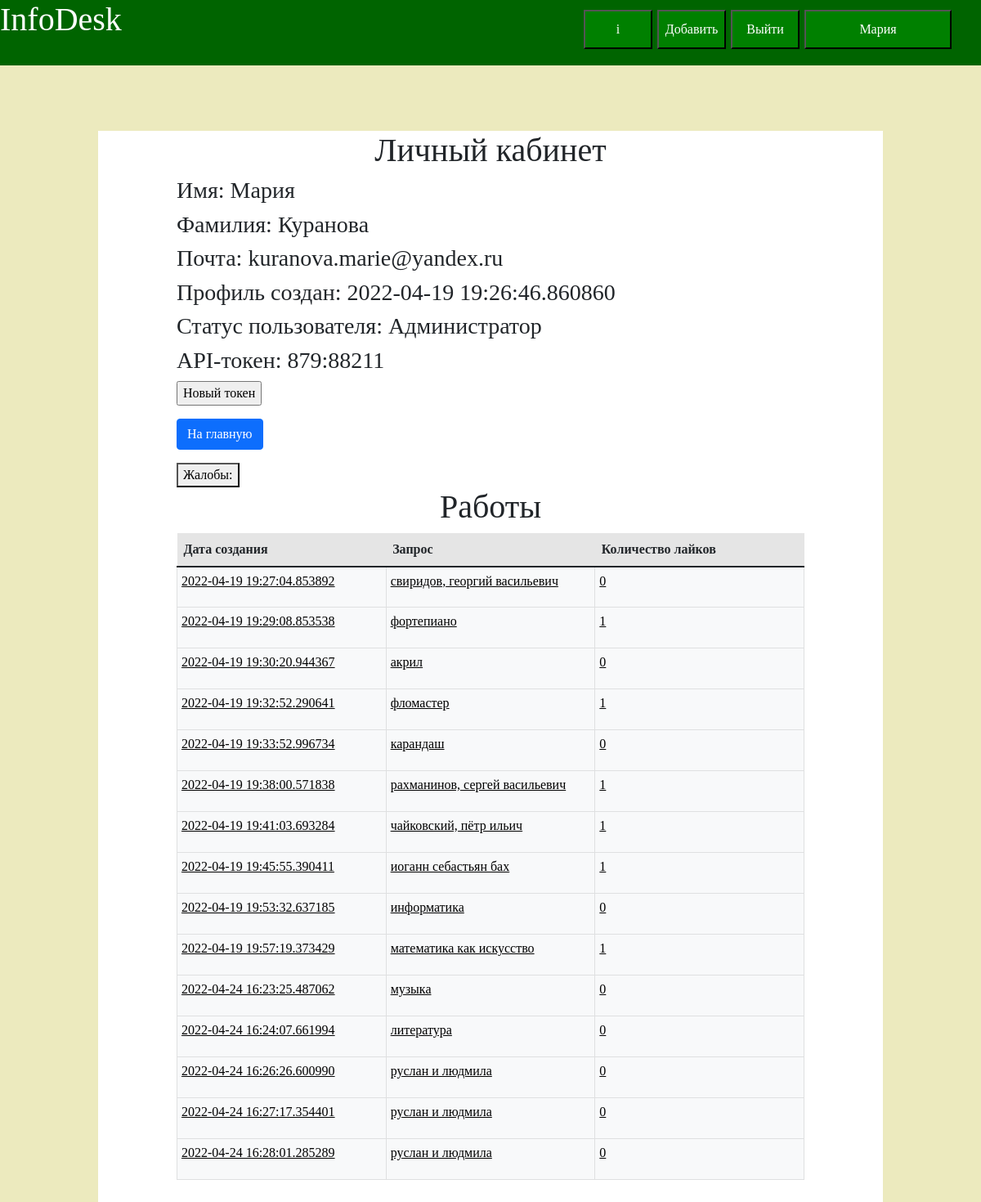
Screenshot of /my-office (signed in) with the database file from the repository.
### data/users.py (models this page shows, shortened)
class User(SqlAlchemyBase, UserMixin, SerializerMixin):
    __tablename__ = 'users'
    id = sqlalchemy.Column(sqlalchemy.Integer,
                           primary_key=True, autoincrement=True)
    surname = sqlalchemy.Column(sqlalchemy.String, nullable=False)
    name = sqlalchemy.Column(sqlalchemy.String, nullable=False)
    points = sqlalchemy.Column(sqlalchemy.Integer, default=0)
    email = sqlalchemy.Column(sqlalchemy.String, unique=True, nullable=False, index=True)
    __hashed_password = sqlalchemy.Column(sqlalchemy.String, nullable=False)
    modified_date = sqlalchemy.Column(sqlalchemy.DateTime,
                                      default=datetime.datetime.now)
    type_of_user = sqlalchemy.Column(sqlalchemy.Integer, default=0)
    information = orm.relation("Information", back_populates='user')
    comments = orm.relation("Comment", back_populates='user')
    queries = orm.relation('OldQueries', back_populates='user')
    tokens = orm.relation('APIToken', back_populates='user')
    def get_user_information(self) -> dict:
        return {
            'name': self.name,
            'surname': self.surname,
            'points': self.points,
            'user_email': self.email,
            'modified_date': self.modified_date,
            'type': self.type_of_user
            }

### data/api_token.py (models this page shows, shortened)
class APIToken(SqlAlchemyBase):
    __tablename__ = 'api_token'
    id = sqlalchemy.Column(sqlalchemy.Integer, primary_key=True, autoincrement=True)
    token = sqlalchemy.Column(sqlalchemy.String, unique=True)
    user_id = sqlalchemy.Column(sqlalchemy.Integer, sqlalchemy.ForeignKey('users.id'), nullable=False)
    is_blocked = sqlalchemy.Column(sqlalchemy.Boolean, default=False)
    user = orm.relation("User")

### data/information.py (models this page shows, shortened)
class Information(SqlAlchemyBase):
    __tablename__ = 'information'
    id = sqlalchemy.Column(sqlalchemy.Integer,
                           primary_key=True, autoincrement=True)
    folder = sqlalchemy.Column(sqlalchemy.String)  # , nullable=False) - Пока информация сохраняется в файл,
    user_id = sqlalchemy.Column(sqlalchemy.Integer, sqlalchemy.ForeignKey('users.id'), nullable=False)
    points = sqlalchemy.Column(sqlalchemy.Integer, default=0)
    modified_date = sqlalchemy.Column(sqlalchemy.DateTime,
                                      default=datetime.datetime.now)
    is_blocked = sqlalchemy.Column(sqlalchemy.Boolean, default=False, nullable=False)
    user = orm.relation("User", back_populates='information')
    comments = orm.relation('Comment', back_populates='information')
    all_words = orm.relation('InformationByWord', back_populates='information')
    def get_text_information(self) -> str:
        if self.is_blocked:
            return 'Данная информация заблокирована оператором, тк она содержит нежелательный контент'
        with open(f"./templates/{self.folder[2:]}", 'r', encoding='utf-8') as file:
            text = file.read().strip()
        text = text.strip('{% extends "get_information.'
                          'html" %}').strip().strip('{% block content_1 %}').strip('{% endblock %}')
        return text
    def get_main_word(self):
        try:
            word = self.all_words[0].word.word
            return word
        except IndexError as e:
            self.is_blocked = True
            logger.log(id=self.id, error=e)
            return
    def get_information(self):
        return {'user_name': self.user.name, 'user_surname': self.user.surname,
                'modified_date': self.modified_date, 'points': self.points,
                'number_of_comments': len(self.comments),
                'main_word': self.get_main_word(),
                'error': self.is_blocked,
                'address': address_created(self.id), 'text': self.get_text_information()}

### data/words.py (models this page shows, shortened)
class Word(SqlAlchemyBase):
    __tablename__ = 'words'
    id = sqlalchemy.Column(sqlalchemy.Integer, primary_key=True, autoincrement=True)
    word = sqlalchemy.Column(sqlalchemy.String, nullable=False, unique=True)
    all_information = orm.relation("InformationByWord", back_populates='word')

### main.py (the view)
@app.route('/my-office', methods=["POST", "GET"])
def office():
    db = db_session.create_session()
    current_user = flask_login.current_user
    if not current_user.is_authenticated:
        db.close()
        return redirect('/login')
    form = NewTokenForm()
    old_token = db.query(APIToken).filter(APIToken.is_blocked == False,
                                          APIToken.user_id == current_user.id)  # current_user.id)[0]
    if len(list(old_token)) == 0:
        old_token = add_token(db, current_user.id)
    else:
        old_token = old_token[0]
    if form.is_submitted():
        old_token.is_blocked = True
        db.commit()
        api_token = add_token(db, current_user.id)
        db.close()
        return redirect('/my-office')
    info = [i.get_information() for i in db.query(Information).filter(Information.user_id == current_user.id)]
    token = old_token.token
    user_information = current_user.get_user_information()
    db.close()
    return render_template('private_office.html', **user_information,
                           token=token, form=form, inf=info)

### forms/new_token.py
class NewTokenForm(FlaskForm):
    submit = SubmitField('Новый токен')

### data/db_session.py (called while the page is built)
def create_session() -> Session:
    global __factory
    return __factory()

### func/address_created.py (called while the page is built)
def address_created(object_id):
    one = randint(100, 999)
    return str(object_id) + str(one)  # такой вариант оказался удобнее для декодировки

### main.py (called while the page is built)
@login_manager.user_loader
def load_user(user_id):
    db_sess = db_session.create_session()
    return db_sess.query(User).get(user_id)

### templates/private_office.html (shortened to what this page needs)
{% extends "headline.html" %}
{% block content %}
<html lang="en">
<head>
</head>
<body>
<div class="content_block" style="font-family: 'Lobster', cursive;">
    <div style="left: 10%; right: 10%; position: absolute;">
    <center><h1>Личный кабинет</h1></center>
    <h3>Имя: {{ name }}</h3>
    <h3>Фамилия: {{ surname }}</h3>
    <h3>Почта: {{ user_email }}</h3>
    <h3>Профиль создан: {{ modified_date }}</h3>
    {% if type == 0 %}
    <h3>Статус пользователя: Базовый</h3>
    {% elif type == 1 %}
    <h3>Статус пользователя: Модератор</h3>
    {% else %}
    <h3>Статус пользователя: Администратор</h3>
    {% endif %}
    <h3>API-токен: {{ token }}</h3>
    <form action="" method="post">
        <p style="width: 20%; height: 10%;">{{ form.submit(type="submit", class="btn btn-primary", class="border-color: greenyellow;") }}</p>
        <p><a class="btn btn-primary " href="/">На главную</a></p>
    </form>
        {% if type == 2 %}
        <a href="/complaints"><button>Жалобы: {{ count }}</button></a>
        {% endif %}
    <center><h1>Работы</h1></center>
    <table class="table">
          <thead>
            <tr class="table-active">
              <th scope="col">Дата создания</th>
              <th scope="col">Запрос</th>
                <th scope="col">Количество лайков</th>
            </tr>
          </thead>
          <tbody>
        {% for i in inf %}
            <tr>
                <td class="table-light"><a style="position: absolute;
        left: 0; right: 0;
        top: 0; bottom: 0;
        padding: 5px;
        color: black;" href="information/{{ i['address'] }}">{{ i["modified_date"] }}</a></td>
                {% if i["error"] %}
                <td class="table-light"><a style="position: absolute;
        left: 0; right: 0;
        top: 0; bottom: 0;
        padding: 5px;
        color: black;" href="information/{{ i['address'] }}">Данная информация заблокирована</a></td>
                {% else %}
                <td class="table-light"><a style="position: absolute;
        left: 0; right: 0;
        top: 0; bottom: 0;
        padding: 5px;
        color: black;" href="information/{{ i['address'] }}">{{ i["main_word"] }}</a></td>
                {% endif %}
                <td class="table-light"><a style="position: absolute;
        left: 0; right: 0;
        top: 0; bottom: 0;
        padding: 5px;
        color: black;" href="information/{{ i['address'] }}">{{ i["points"] }}</a></td>
            </tr>
        {% endfor %}
          </tbody>
        </table>
</body>
</html>{% endblock %}

### templates/headline.html (shortened to what this page needs)
<!DOCTYPE html>
<html lang="ru">
<head>
    <link rel="stylesheet"
          href="../static/css/bootstrap.min.css">
    <link href="../static/fonts/Lobster-Regular.ttf" rel="stylesheet">
    <link href="../static/css/styles.css" rel="stylesheet">
</head>
<body>
<div class="block">
    <a style="text-decoration: none" href="/">
        <div><h1 style="color: white" class="font_block_lobster">InfoDesk</h1></div>
    </a>
    {% if current_user.is_authenticated %}
    <a href="/my-office"><button class="register_button" style="color: white">{{ current_user.name }}</button></a>
    <a href="/logout"><button class="login_block_button" style="color: white">Выйти</button></a>
    <a href="/add-new/Новая"><button class="login_block_button" style="left: 67%; color: white;">Добавить</button></a>
    <a href="/site"><button class="login_block_button" style="color: white; wight: 50px; left: 59.5%;">i</button></a>
    {% endif %}
</div>
<main role="main" class="container">
    {% block content %}{% endblock %}
</main>
</body>
</html>

### static/css/styles.css (style rules this page uses)
.block { position: fixed; width: 100%; height: 80px; background-color: #006400; z-index: 6; }
.content_block { position: absolute; height: 150%; z-index: 2; left: 10%; right: 10%; bottom: 10%; top: 160px; background-color: white; }
.font_block_lobster { font-family: 'Lobster', cursive; }
.login_block_button { font-family: 'Lobster', cursive; position: absolute; width: 7%; height: 60%; background-color: #008000; left: 74.5%; top: 15%; }
.register_button { font-family: 'Lobster', cursive; position: absolute; width: 15%; height: 60%; background-color: #008000; left: 82%; top: 15%; }

### templates/private_office.html (style rules this page uses)
table { table-layout: fixed; width: 100%; }
td { border: 1px solid #333; padding: 5px; position: relative; height: 50px; }

### rows the page displays
User: name "Мария", surname "Куранова", email "kuranova.marie@yandex.ru", modified_date "2022-04-19 19:26:46.860860"
APIToken: token "879:88211"
Information: modified_date "2022-04-19 19:27:04.853892"
Word: main_word "свиридов, георгий васильевич"
Information: modified_date "2022-04-19 19:29:08.853538"
Word: main_word "фортепиано"
Information: modified_date "2022-04-19 19:30:20.944367"
Word: main_word "акрил"
Information: modified_date "2022-04-19 19:32:52.290641"
Word: main_word "фломастер"
Information: modified_date "2022-04-19 19:33:52.996734"
Word: main_word "карандаш"
Information: modified_date "2022-04-19 19:38:00.571838"
Word: main_word "рахманинов, сергей васильевич"
Information: modified_date "2022-04-19 19:41:03.693284"
Word: main_word "чайковский, пётр ильич"
Information: modified_date "2022-04-19 19:45:55.390411"
Word: main_word "иоганн себастьян бах"
Information: modified_date "2022-04-19 19:53:32.637185"
Word: main_word "информатика"
Information: modified_date "2022-04-19 19:57:19.373429"
Word: main_word "математика как искусство"
Information: modified_date "2022-04-24 16:23:25.487062"
Word: main_word "музыка"
Information: modified_date "2022-04-24 16:24:07.661994"
Word: main_word "литература"
Information: modified_date "2022-04-24 16:26:26.600990"
Word: main_word "руслан и людмила" "руслан и людмила" "руслан и людмила"
Information: modified_date "2022-04-24 16:27:17.354401"
Information: modified_date "2022-04-24 16:28:01.285289"

### other values shown
{{ i["points"] }} "0" "1" "0" "1" "0" "1" "1" "1" "0" "1" "0" "0" "0" "0" "0"
